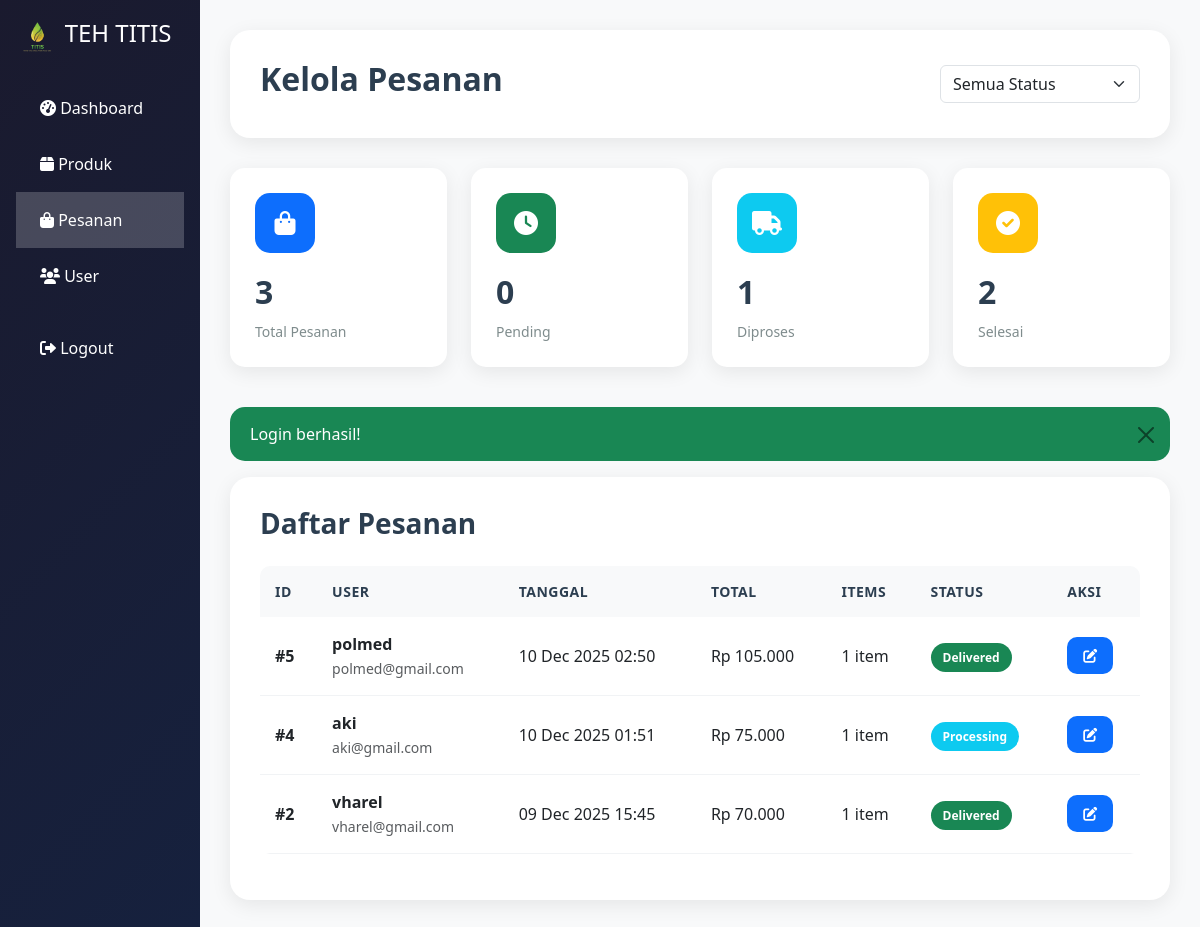
The app's page /admin/orders.php (signed in) with its own data.
### tables this page shows
CREATE TABLE `orders` (
  `id` int(11) NOT NULL,
  `user_id` int(11) NOT NULL,
  `total_harga` decimal(10,2) NOT NULL,
  `status` enum('pending','processing','shipped','delivered','cancelled') DEFAULT 'pending',
  `nama_penerima` varchar(100) NOT NULL,
  `alamat` text NOT NULL,
  `telepon` varchar(20) NOT NULL,
  `email` varchar(100) NOT NULL,
  `catatan` text DEFAULT NULL,
  `created_at` timestamp NOT NULL DEFAULT current_timestamp()
);

CREATE TABLE `users` (
  `id` int(11) NOT NULL,
  `username` varchar(50) NOT NULL,
  `email` varchar(100) NOT NULL,
  `password` varchar(255) NOT NULL,
  `role` enum('admin','user') DEFAULT 'user',
  `created_at` timestamp NOT NULL DEFAULT current_timestamp()
);

### config.php (called while the page is built, shortened)
<?php
function formatRupiah($amount) {
    return 'Rp ' . number_format($amount, 0, ',', '.');
}
?>

### admin/orders.php (the view, shortened to what this page needs)
<?php
require_once '../config.php';
$where_clause = '';
$sql = "
    SELECT o.*, u.username, u.email as user_email,
           COUNT(oi.id) as item_count
    FROM orders o
    JOIN users u ON o.user_id = u.id
    LEFT JOIN order_items oi ON o.id = oi.order_id
    $where_clause
    GROUP BY o.id
    ORDER BY o.created_at DESC
";
$stmt = $conn->prepare($sql);
$stmt->execute();
$orders = [];
$result = $stmt->get_result();
if ($result) {
    while ($row = $result->fetch_assoc()) {
        $orders[] = $row;
    }
}
?>
<!DOCTYPE html>
<html lang="id">
<head>
    <link href="https://cdn.jsdelivr.net/npm/bootstrap@5.3.0/dist/css/bootstrap.min.css" rel="stylesheet">
    <link rel="stylesheet" href="https://cdnjs.cloudflare.com/ajax/libs/font-awesome/6.0.0/css/all.min.css">
</head>
<body>
    <div class="container-fluid">
        <div class="row">
            <div class="col-md-3 col-lg-2 p-0 sidebar">
                <div class="d-flex flex-column p-3 text-white">
                    <h4 class="mb-4"><img src="../assets/images/logo.jpg" alt="TEH TITIS Logo" height="40"> TEH TITIS</h4>
                    <ul class="nav nav-pills flex-column mb-auto">
                        <li class="nav-item">
                            <a href="dashboard.php" class="nav-link">
                                <i class="fas fa-tachometer-alt"></i> Dashboard
                            </a>
                        </li>
                        <li class="nav-item">
                            <a href="products.php" class="nav-link">
                                <i class="fas fa-box"></i> Produk
                            </a>
                        </li>
                        <li class="nav-item">
                            <a href="orders.php" class="nav-link active">
                                <i class="fas fa-shopping-bag"></i> Pesanan
                            </a>
                        </li>
                        <li class="nav-item">
                            <a href="users.php" class="nav-link">
                                <i class="fas fa-users"></i> User
                            </a>
                        </li>
                                                <li class="nav-item mt-3">
                            <a href="../logout.php" class="nav-link">
                                <i class="fas fa-sign-out-alt"></i> Logout
                            </a>
                        </li>
                    </ul>
                </div>
            </div>
            <div class="col-md-9 col-lg-10 main-content">
                <div class="page-header">
                    <div class="d-flex justify-content-between align-items-center">
                        <div>
                            <h2>Kelola Pesanan</h2>
                        </div>
                        <div class="d-flex gap-2">
                            <select class="form-select" id="statusFilter" onchange="filterOrders()" style="width: 200px;">
                                <option value="all">Semua Status</option>
                            </select>
                        </div>
                    </div>
                </div>
                <div class="row mb-4">
                    <div class="col-md-3 mb-3">
                        <div class="stats-card">
                            <div class="stats-icon primary">
                                <i class="fas fa-shopping-bag"></i>
                            </div>
                            <div class="stats-number">
                                <?php
                                $total_orders = count($orders);
                                echo $total_orders;
                                ?>
                            </div>
                            <div class="stats-label">Total Pesanan</div>
                        </div>
                    </div>
                    <div class="col-md-3 mb-3">
                        <div class="stats-card">
                            <div class="stats-icon success">
                                <i class="fas fa-clock"></i>
                            </div>
                            <div class="stats-number">
                                <?php
                                $pending_count = 0;
                                echo $pending_count;
                                ?>
                            </div>
                            <div class="stats-label">Pending</div>
                        </div>
                    </div>
                    <div class="col-md-3 mb-3">
                        <div class="stats-card">
                            <div class="stats-icon info">
                                <i class="fas fa-truck"></i>
                            </div>
                            <div class="stats-number">
                                <?php
                                $processing_count = 0;
                                foreach ($orders as $order) {
                                    if ($order['status'] == 'processing' || $order['status'] == 'shipped') $processing_count++;
                                }
                                echo $processing_count;
                                ?>
                            </div>
                            <div class="stats-label">Diproses</div>
                        </div>
                    </div>
                    <div class="col-md-3 mb-3">
                        <div class="stats-card">
                            <div class="stats-icon warning">
                                <i class="fas fa-check-circle"></i>
                            </div>
                            <div class="stats-number">
                                <?php
                                $completed_count = 0;
                                foreach ($orders as $order) {
                                    if ($order['status'] == 'delivered') $completed_count++;
                                }
                                echo $completed_count;
                                ?>
                            </div>
                            <div class="stats-label">Selesai</div>
                        </div>
                    </div>
                </div>
                <?php if (isset($_SESSION['success'])): ?>
                    <div class="alert alert-modern alert-success alert-dismissible fade show" role="alert">
                        <?php echo $_SESSION['success']; unset($_SESSION['success']); ?>
                        <button type="button" class="btn-close" data-bs-dismiss="alert"></button>
                    </div>
                <?php endif; ?>
                <div class="table-card">
                    <div class="card-header">
                        <h3>Daftar Pesanan</h3>
                    </div>
                    <div class="table-responsive">
                        <table class="table modern-table">
                            <thead>
                                <tr>
                                    <th>ID</th>
                                    <th>User</th>
                                    <th>Tanggal</th>
                                    <th>Total</th>
                                    <th>Items</th>
                                    <th>Status</th>
                                    <th>Aksi</th>
                                </tr>
                            </thead>
                            <tbody>
                                <?php foreach ($orders as $order): ?>
                                    <tr class="order-row" onclick="viewOrder(<?php echo $order['id']; ?>)">
                                        <td><strong>#<?php echo $order['id']; ?></strong></td>
                                        <td>
                                            <div>
                                                <strong><?php echo $order['username']; ?></strong>
                                                <br>
                                                <small class="text-muted"><?php echo $order['user_email']; ?></small>
                                            </div>
                                        </td>
                                        <td><?php echo date('d M Y H:i', strtotime($order['created_at'])); ?></td>
                                        <td><?php echo formatRupiah($order['total_harga']); ?></td>
                                        <td><?php echo $order['item_count']; ?> item</td>
                                        <td>
                                            <span class="status-badge <?php echo $order['status']; ?>">
                                                <?php echo ucfirst($order['status']); ?>
                                            </span>
                                        </td>
                                        <td>
                                            <button class="btn btn-modern btn-edit btn-sm" onclick="event.stopPropagation(); updateStatus(<?php echo $order['id']; ?>, '<?php echo $order['status']; ?>')">
                                                <i class="fas fa-edit"></i>
                                            </button>
                                        </td>
                                    </tr>
                                <?php endforeach; ?>
                            </tbody>
                        </table>
                    </div>
                </div>
            </div>
        </div>
    </div>
</body>
</html>

### admin/orders.php (style rules this page uses)
body { background: #f8f9fa; font-family: 'Segoe UI', Tahoma, Geneva, Verdana, sans-serif; }
.sidebar { min-height: 100vh; background: linear-gradient(135deg, #1a1a2e 0%, #16213e 100%); }
.sidebar .nav-link { color: white; padding: 1rem 1.5rem; border-radius: 0; }
.sidebar .nav-link.active { background: rgba(255,255,255,0.2); }
.main-content { background: #f8f9fa; min-height: 100vh; padding: 30px; }
.page-header { background: white; border-radius: 20px; padding: 30px; margin-bottom: 30px; box-shadow: 0 5px 20px rgba(0,0,0,0.08); }
.page-header h2 { color: #2c3e50; font-weight: 700; margin-bottom: 10px; }
.stats-card { background: white; border-radius: 15px; padding: 25px; box-shadow: 0 5px 20px rgba(0,0,0,0.08); border: none; transition: all 0.3s ease; }
.stats-icon { width: 60px; height: 60px; border-radius: 15px; display: flex; align-items: center; justify-content: center; font-size: 24px; margin-bottom: 15px; }
.stats-icon.primary { background: #0d6efd; color: white; }
.stats-icon.success { background: #198754; color: white; }
.stats-icon.warning { background: #ffc107; color: white; }
.stats-icon.info { background: #0dcaf0; color: white; }
.stats-number { font-size: 32px; font-weight: 700; color: #2c3e50; margin-bottom: 5px; }
.stats-label { color: #7f8c8d; font-size: 14px; font-weight: 500; }
.table-card { background: white; border-radius: 20px; padding: 30px; box-shadow: 0 5px 20px rgba(0,0,0,0.08); border: none; }
.table-card .card-header { background: none; border: none; padding: 0; margin-bottom: 25px; }
.table-card h3 { color: #2c3e50; font-weight: 700; margin: 0; }
.modern-table { border-radius: 10px; overflow: hidden; }
.modern-table thead th { background: #f8f9fa; color: #2c3e50; font-weight: 600; border: none; padding: 15px; font-size: 14px; text-transform: uppercase; letter-spacing: 0.5px; }
.modern-table tbody td { padding: 15px; vertical-align: middle; border-bottom: 1px solid #f1f3f5; }
.btn-modern { border-radius: 10px; padding: 8px 16px; font-weight: 500; border: none; transition: all 0.3s ease; }
.btn-edit { background: #0d6efd; color: white; }
.alert-modern { border-radius: 15px; border: none; padding: 15px 20px; font-weight: 500; }
.alert-success { background: #198754; color: white; }
.status-badge { padding: 6px 12px; border-radius: 20px; font-size: 12px; font-weight: 600; border: none; }
.status-badge.processing { background: #0dcaf0; color: white; }
.status-badge.delivered { background: #198754; color: white; }

### records on screen
orders: id "5", user.username "polmed", user.email "polmed@gmail.com", created_at "10 Dec 2025 02:50", total_harga "Rp 105.000", item_count "1", status "Delivered"
orders: id "4", user.username "aki", user.email "aki@gmail.com", created_at "10 Dec 2025 01:51", total_harga "Rp 75.000", item_count "1", status "Processing"
orders: id "2", user.username "vharel", user.email "vharel@gmail.com", created_at "09 Dec 2025 15:45", total_harga "Rp 70.000", item_count "1", status "Delivered"

### other values on screen
$total_orders "3"
$pending_count "0"
$processing_count "1"
$completed_count "2"
$_SESSION['success'] "Login berhasil!"
